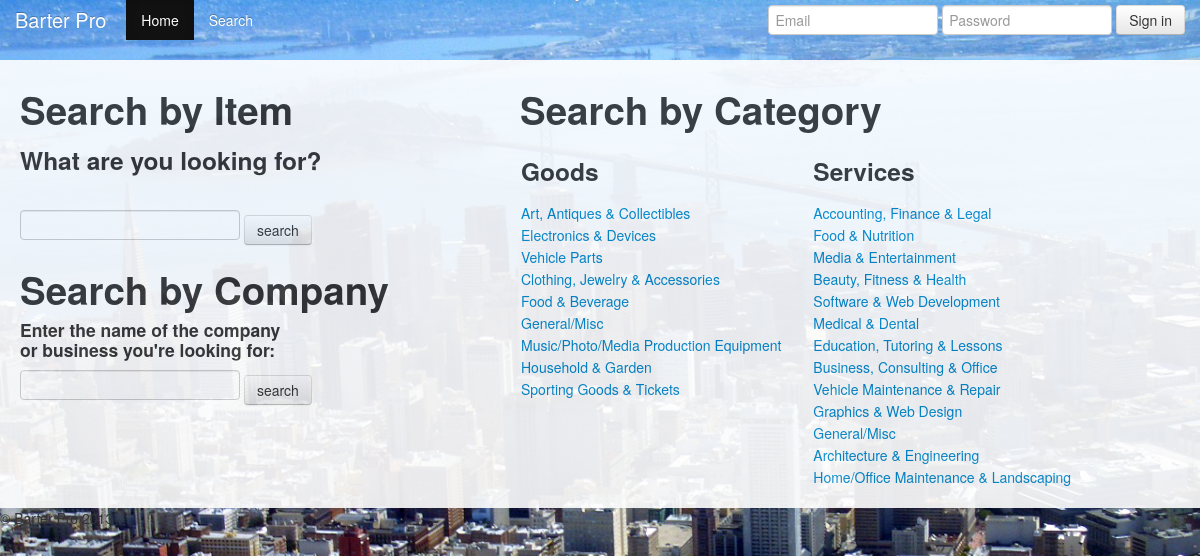
Screenshot of /view_categories with the database file from the repository.
### model.py (models this page shows, shortened)
class Category(Base):
	__tablename__ = 'categories'
	id = Column(Integer, primary_key=True)
	name = Column(String)				#category of item listed
	cat_type = Column(Integer) 			#goods or services

### server.py (the view)
@app.route("/view_categories", methods=["GET"])
def view_categories():
	goods = db_session.query(Category).filter_by(cat_type=1).all()
	services = db_session.query(Category).filter_by(cat_type=2).all()
	return render_template("view_categories.html",
							goods=goods, services=services)

### server.py (called while the page is built)
@app.before_request
def before_request():
	g.user_id = session.get("user_id") #gets user ID from current session
	if not g.user_id: # redirects to log-in if no user ID session
		g.user_id = None
		g.user = None
	else:
		g.user = db_session.query(User).get(g.user_id)
		g.notifications, g.new_confirms, g.new_refusals = get_notifications()

### Templates/view_categories.html
{% extends "layout.html" %}
{% block body %}
<div class="container wrapper">
<div class="row-fluid">
  <div class="span12">
    <div class="row-fluid">
      <div class="span5">
        <h1>Search by Item</h1>
        <form method ="GET" action ="/search_all_cats">
				<h3>What are you looking for?</h3><br>
				<input type ="text" name="search_term">
				 <button type ="submit" value="search" class="btn">
				 	search
				 </button>
			</form>
		<h1>Search by Company</h1>
        <form method ="GET" action ="/find_business">
			<h4>Enter the name of the company<br>
				 or business you're looking for:</h4>
				<input type ="text" name="search_term">
				 <button type ="submit" value="search" class="btn">
				 	search
				 </button>
			</form>
      </div>
      <div class="span6">
      	<h1>Search by Category</h1>
              <div class="row-fluid">
          <div class="span6"><table>
					<tr>
						<td>
							<strong>
								<h3>Goods</h3>
							</strong>
						</td>
					</tr>
			 		{% for good in goods %}
			 		<tr>
			 			<td>
			 				<a href="{{url_for('display_items', cat_id=good.id)}}">
			 					{{ good.name }}
			 				</a>
			 			</td>
			 		</tr>
			 			{% endfor %}
			 	</table></div>
          <div class="span6"><table>
			 		<tr>
			 			<td>
			 				<strong>
			 					<h3>Services</h3>
			 				</strong>
			 			</td>
			 		</tr>
						{% for service in services %}
			 		 	<tr>
			 		 		<td>
			 		 			<a href="{{url_for('display_items', cat_id=service.id)}}">	{{ service.name }}
			 		 			</a>
			 		 		</td>
			 		 	</tr>
			 		 		{% endfor %}
			 		 </table></div>
        </div>
   	</div>
    </div>
  </div>
</div>
</div>
{% endblock %}

### Templates/layout.html (style rules this page uses)
body { padding-top: 60px; padding-bottom: 40px; }

### rows the page displays
Category: name "Art, Antiques & Collectibles"
Category: name "Electronics & Devices"
Category: name "Vehicle Parts"
Category: name "Clothing, Jewelry & Accessories"
Category: name "Food & Beverage"
Category: name "General/Misc"
Category: name "Music/Photo/Media Production Equipment"
Category: name "Household & Garden"
Category: name "Sporting Goods & Tickets"
Category: name "Accounting, Finance & Legal"
Category: name "Food & Nutrition"
Category: name "Media & Entertainment"
Category: name "Beauty, Fitness & Health"
Category: name "Software & Web Development"
Category: name "Medical & Dental"
Category: name "Education, Tutoring & Lessons"
Category: name "Business, Consulting & Office"
Category: name "Vehicle Maintenance & Repair"
Category: name "Graphics & Web Design"
Category: name "General/Misc"
Category: name "Architecture & Engineering"
Category: name "Home/Office Maintenance & Landscaping"
